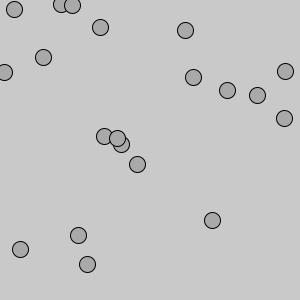
Frame 1 (no input)
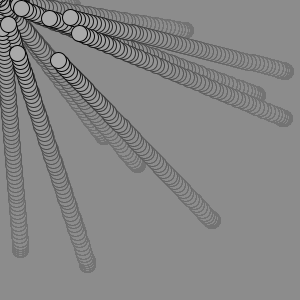
Frame 60 (the mouse pressed at the canvas centre just before this capture)
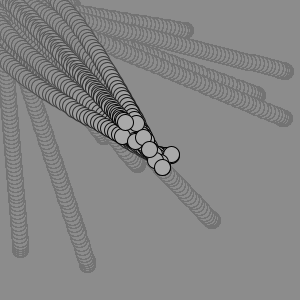
Frame 120 (the mouse held since frame 60 and released just before this capture)

The Processing sketch that drew these frames (run headless with seeded random() and noise(); from frame 60 on, the mouse is pressed at the canvas centre):

// Processing sketch: _012812ObjectArray_Review_with_Pvector
// ── _012812ObjectArray_Review_with_Pvector.pde
Mover[] movers= new Mover[20];

void setup() {
  size(300, 300);
  smooth();
  for (int i=0; i< movers.length; i++) {
    movers[i] =new Mover();
  }
}

void draw() {
  noStroke();
  fill(132, 132, 132, 10);
  rect(0, 0, height, width);
  //  background(132, 132, 132);
  for (int i=0; i< movers.length; i++) {
    movers[i].update();
  
    movers[i].display();
  
  }
}

class Mover {

  PVector location;
  PVector velocity;
  PVector acceleration;
  int topspeed;

  Mover() { 
    location = new PVector(random(width),random(height));
    velocity= new PVector(0, 0);
//    acceleration= new PVector(-0.001, 0.01);
    topspeed=4;
  }
  void update() { 
    //    acceleration= new PVector(random(-1,1),random(-1,1));
    //    acceleration.normalize();
    //    acceleration.mult(.2);
    //    acceleration.mult(random(2));
    PVector mouse = new PVector(mouseX, mouseY);
    PVector dir=PVector.sub(mouse, location);
    dir.normalize();
    dir.mult(.5);
    acceleration=dir;

    location.add(velocity);
    velocity.add(acceleration);
    velocity.limit(topspeed);
  }
  void display() { 
    stroke(0);
    fill(169);
    ellipse(location.x, location.y, 16, 16);
  }
  void checkEdges() {

    if (location.x > width) {
      location.x = 0;
    } 
    else if (location.x < 0) {
      location.x = width;
    }

    if (location.y > height) {
      location.y = 0;
    } 
    else if (location.y < 0) {
      location.y = height;
    }
  }
}
